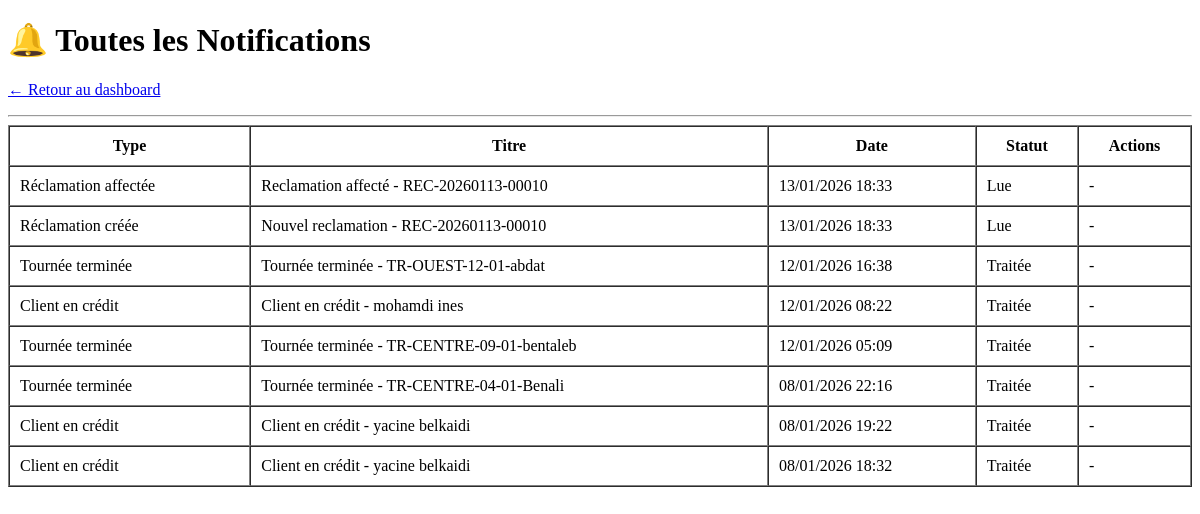
Page /notifications/ (signed in) on the earlier database version.
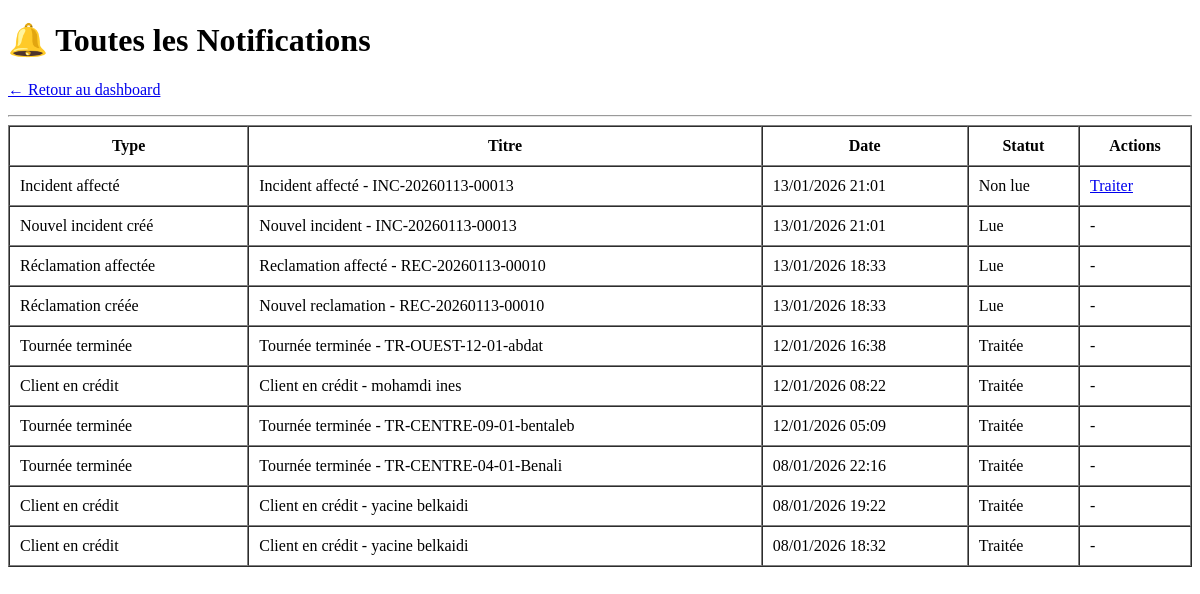
Same page on the later database version.
### app1/models.py (models this page shows, shortened)
class Notification(models.Model):
    type_notification = models.CharField(max_length=30, choices=[('MAINTENANCE_AVANT', 'Maintenance prévue demain'),('MAINTENANCE_APRES', 'Véhicule en maintenance - Retour?'),('SOLDE_NEGATIF', 'Client en crédit'),('REMBOURSEMENT_REQUIS', 'Remboursement incident requis'),('TOURNEE_TERMINEE', 'Tournée terminée'),('INFO', 'Information'),('ALERTE', 'Alerte'),('INCIDENT_CREE', 'Nouvel incident créé'),('INCIDENT_AFFECTE', 'Incident affecté'),('RECLAMATION_CREEE', 'Réclamation créée'),('RECLAMATION_AFFECTEE', 'Réclamation affectée'),('INCIDENT_RESOLU', 'Incident résolu'),('RECLAMATION_RESOLUE', 'Réclamation résolue'),])
    titre = models.CharField(max_length=200)
    message = models.TextField()
    statut = models.CharField(max_length=20, choices=[('NON_LUE', 'Non lue'),('LUE', 'Lue'),('TRAITEE', 'Traitée'),], default='NON_LUE')
    vehicule = models.ForeignKey('Vehicule', on_delete=models.CASCADE, null=True, blank=True)
    chauffeur = models.ForeignKey('Chauffeur', on_delete=models.CASCADE, null=True, blank=True)
    tournee = models.ForeignKey('Tournee', on_delete=models.CASCADE, null=True, blank=True)
    client = models.ForeignKey('Client', on_delete=models.CASCADE, null=True, blank=True)
    incident = models.ForeignKey('Incident',on_delete=models.CASCADE,null=True,blank=True,related_name='notifications')
    reclamation = models.ForeignKey('Reclamation',on_delete=models.CASCADE,null=True,blank=True,related_name='notifications')
    action_effectuee = models.CharField(max_length=50, blank=True, null=True, help_text="Action effectuée par l'agent (ex: COMPENSATION_AUTORISEE, REMBOURSE, REVISION_CONFIRMEE)")
    commentaire_traitement = models.TextField(blank=True, null=True, help_text="Commentaire de l'agent lors du traitement")
    date_creation = models.DateTimeField(auto_now_add=True)
    date_traitement = models.DateTimeField(null=True, blank=True)
    class Meta:
        ordering = ['-date_creation']

### app1/views.py (the view)
# urls.py: path('notifications/', views.liste_notifications, name='liste_notifications'),
@login_required
def liste_notifications(request):
    notifications = Notification.objects.all().order_by('-date_creation')
    return render(request, 'notifications/liste.html', {
        'notifications': notifications,
    })

### app1/templates/notifications/liste.html (shortened to what this page needs)
<!DOCTYPE html>
<html lang="fr">
<head>
</head>
<body>
    <h1>🔔 Toutes les Notifications</h1>
    <p><a href="{% url 'home' %}">← Retour au dashboard</a></p>
    <hr>
    {% if notifications %}
        <table border="1" cellpadding="10" cellspacing="0" style="width: 100%;">
            <thead>
                <tr>
                    <th>Type</th>
                    <th>Titre</th>
                    <th>Date</th>
                    <th>Statut</th>
                    <th>Actions</th>
                </tr>
            </thead>
            <tbody>
                {% for notif in notifications %}
                <tr>
                    <td>{{ notif.get_type_notification_display }}</td>
                    <td>{{ notif.titre }}</td>
                    <td>{{ notif.date_creation|date:"d/m/Y H:i" }}</td>
                    <td>{{ notif.get_statut_display }}</td>
                    <td>
                        {% if notif.statut == 'NON_LUE' %}
                            <a href="{% url 'traiter_notification' notif.id %}">Traiter</a>
                        {% else %}
                            -
                        {% endif %}
                    </td>
                </tr>
                {% endfor %}
            </tbody>
        </table>
    {% else %}
        <p>Aucune notification</p>
    {% endif %}
</body>
</html>

Differences in the rows shown:
added Notification: type_notification "Incident affecté", titre "Incident affecté - INC-20260113-00013", date_creation "13/01/2026 21:01", statut "Non lue", shows "Traiter"
added Notification: type_notification "Nouvel incident créé", titre "Nouvel incident - INC-20260113-00013", date_creation "13/01/2026 21:01", statut "Lue"
